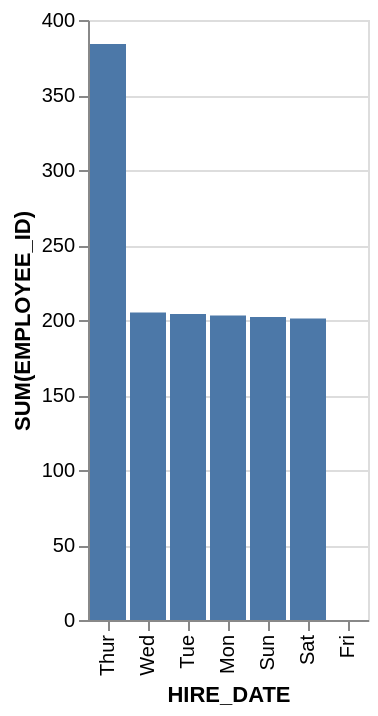

The Vega-Lite source for this figure:
### Vega-Lite specification from a JSON file in a GitHub repository (floating-point values rounded to 4 significant figures)
{"data": {"values": [{"x_data": "Thur", "y_data": 384}, {"x_data": "Wed", "y_data": 205}, {"x_data": "Tue", "y_data": 204}, {"x_data": "Mon", "y_data": 203}, {"x_data": "Sun", "y_data": 202}, {"x_data": "Sat", "y_data": 201}, {"x_data": "Fri", "y_data": 0}]}, "mark": "bar", "encoding": {"x": {"field": "x_data", "type": "nominal", "title": "HIRE_DATE", "sort": {"op": "sum", "field": "y_data", "order": "descending"}}, "y": {"field": "y_data", "type": "quantitative", "title": "SUM(EMPLOYEE_ID)"}}}
